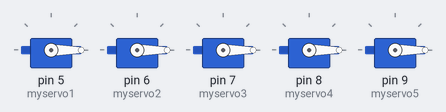
Recording of a sketch running on a simulated Arduino Uno, built with avr-gcc and run on an emulated ATmega328P. Parts: 5 × servo.

Above: at 0.05 s.
At 3.35 s:
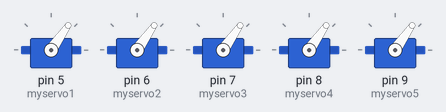
At 5.3 s:
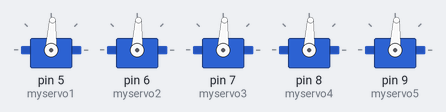
At 6.7 s:
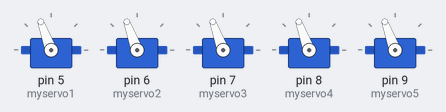
At 10.05 s:
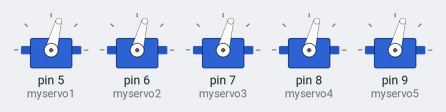
At 13.4 s:
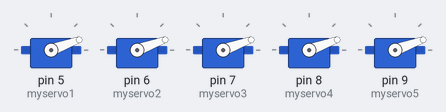
Timing chart, 0 to 19.0 s (numbered marks = the images above):
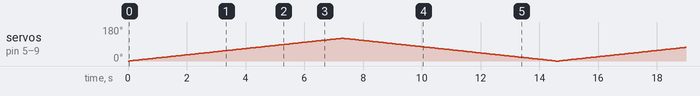

The sketch:

5DOF_arm_sweep.ino
```cpp
#include <Servo.h>

Servo myservo1, myservo2, myservo3, myservo4, myservo5;
int pos = 0;
void setup() {
  myservo1.attach(5);
  myservo2.attach(6);
  myservo3.attach(7);
  myservo4.attach(8);
  myservo5.attach(9);
}

void loop() {
  for (pos = 0; pos <= 120; pos += 1) {
    myservo1.write(pos);
    myservo2.write(pos);
    myservo3.write(pos);
    myservo4.write(pos);
    myservo5.write(pos);
    delay(60);
  }
  for (pos = 120; pos >= 0; pos -= 1) {
    myservo1.write(pos);
    myservo2.write(pos);
    myservo3.write(pos);
    myservo4.write(pos);
    myservo5.write(pos);
    delay(60);
  }
}
```
